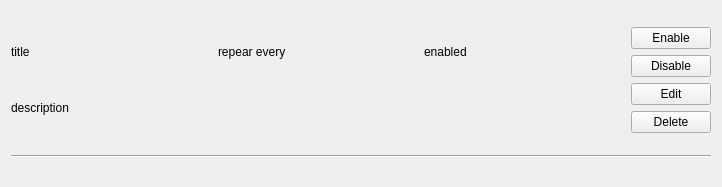
<?xml version="1.0" encoding="UTF-8"?>
<ui version="4.0">
 <class>RepeatedEventWidget</class>
 <widget class="QWidget" name="RepeatedEventWidget">
  <property name="geometry">
   <rect>
    <x>0</x>
    <y>0</y>
    <width>722</width>
    <height>187</height>
   </rect>
  </property>
  <property name="windowTitle">
   <string>Form</string>
  </property>
  <layout class="QVBoxLayout" name="verticalLayout_3" stretch="0,0">
   <item>
    <layout class="QHBoxLayout" name="horizontalLayout" stretch="1,0">
     <item>
      <layout class="QVBoxLayout" name="verticalLayout_2">
       <item>
        <layout class="QHBoxLayout" name="horizontalLayout_2">
         <item>
          <widget class="QLabel" name="titleLabel">
           <property name="text">
            <string>title</string>
           </property>
          </widget>
         </item>
         <item>
          <widget class="QLabel" name="repearEveryLabel">
           <property name="text">
            <string>repear every</string>
           </property>
          </widget>
         </item>
         <item>
          <widget class="QLabel" name="enabledLabel">
           <property name="text">
            <string>enabled</string>
           </property>
          </widget>
         </item>
        </layout>
       </item>
       <item>
        <widget class="QLabel" name="contentLabel">
         <property name="text">
          <string>description</string>
         </property>
        </widget>
       </item>
      </layout>
     </item>
     <item>
      <layout class="QVBoxLayout" name="verticalLayout">
       <item>
        <widget class="QPushButton" name="enableButton">
         <property name="text">
          <string>Enable</string>
         </property>
         <property name="icon">
          <iconset theme="QIcon::ThemeIcon::AppointmentNew"/>
         </property>
        </widget>
       </item>
       <item>
        <widget class="QPushButton" name="disableButton">
         <property name="text">
          <string>Disable</string>
         </property>
         <property name="icon">
          <iconset theme="QIcon::ThemeIcon::ListRemove"/>
         </property>
        </widget>
       </item>
       <item>
        <widget class="QPushButton" name="editButton">
         <property name="text">
          <string>Edit</string>
         </property>
         <property name="icon">
          <iconset theme="QIcon::ThemeIcon::DocumentProperties"/>
         </property>
        </widget>
       </item>
       <item>
        <widget class="QPushButton" name="deleteButton">
         <property name="text">
          <string>Delete</string>
         </property>
         <property name="icon">
          <iconset theme="QIcon::ThemeIcon::EditDelete"/>
         </property>
        </widget>
       </item>
      </layout>
     </item>
    </layout>
   </item>
   <item>
    <widget class="Line" name="line">
     <property name="orientation">
      <enum>Qt::Orientation::Horizontal</enum>
     </property>
    </widget>
   </item>
  </layout>
 </widget>
 <resources/>
 <connections/>
</ui>
